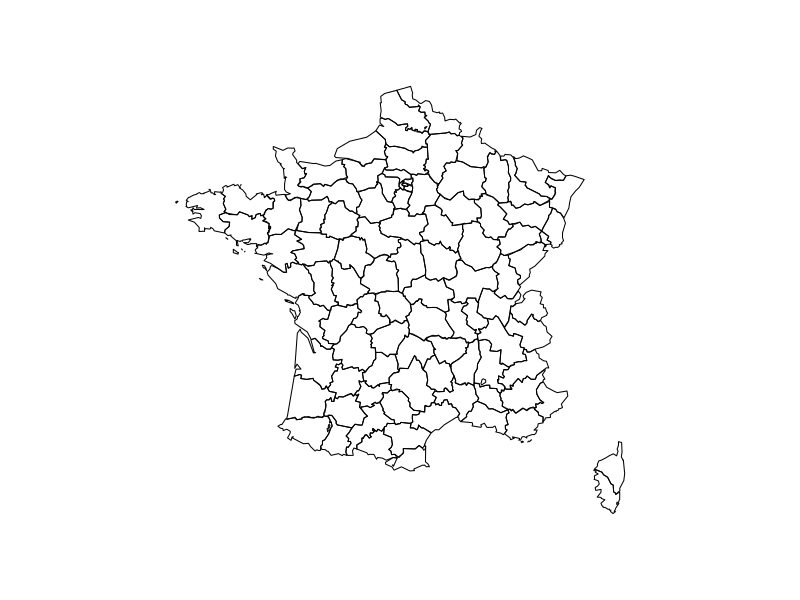
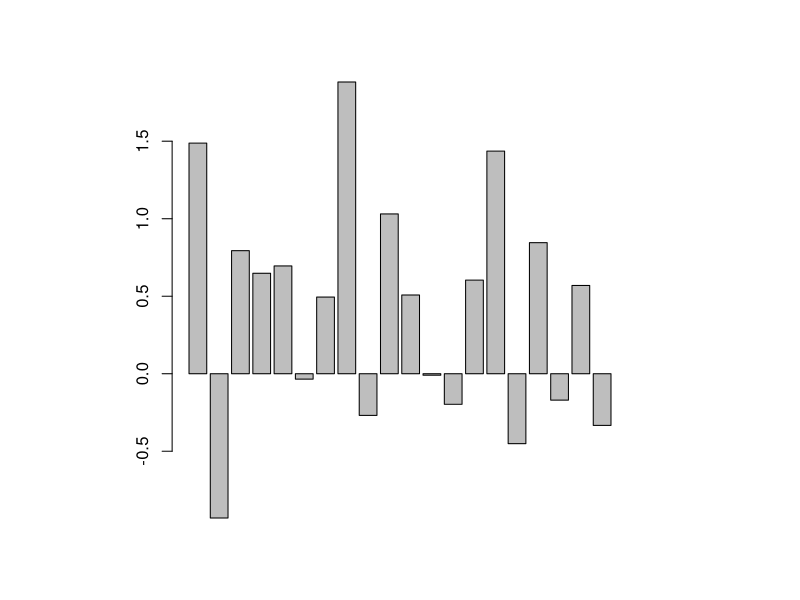
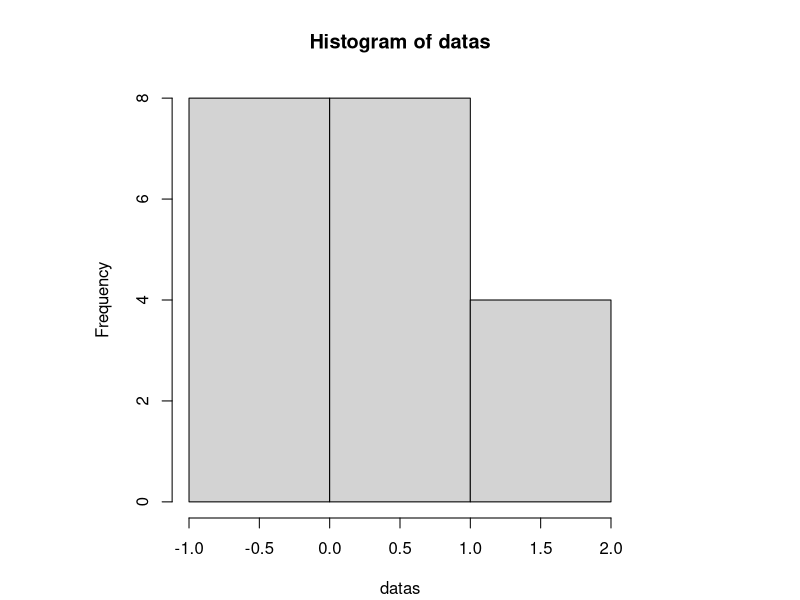
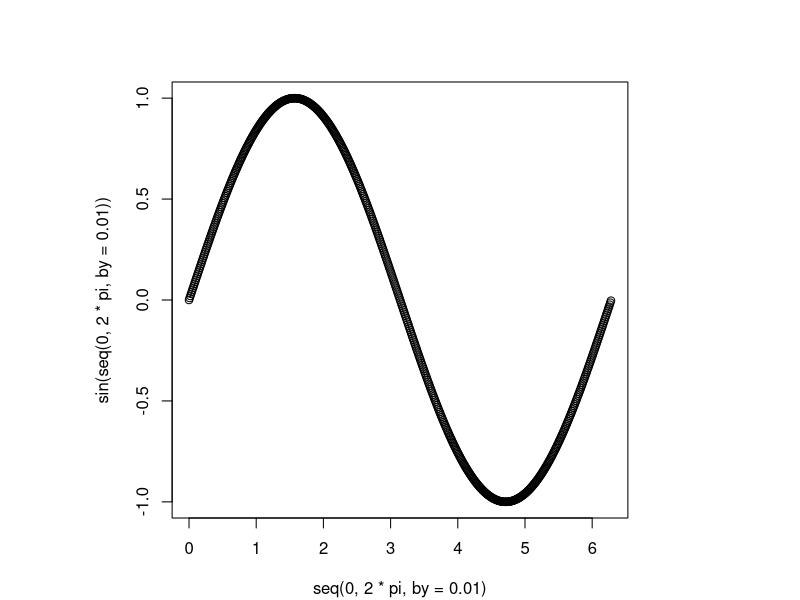

Write R code to recreate these figures, in order.
# https://github.com/BreizhHardware/TD-R/tree/main/Big%20Data/TP1

v1 <- c(175, 182, 165, 187, 158)
v2 <- c(19, 18, 21, 22, 20)
tableau <- data.frame(taille=v1,age=v2)
names(tableau)
print(tableau$taille)
summary(tableau)
write.table(tableau, "sortie.csv", sep=";")

options(repos = c(CRAN = "https://cran.irsn.fr/"))
# install.packages("maps")
library(maps)
map("france")

datas <- rnorm(20)
barplot(datas)
hist(datas, nclass=4)
plot(seq(0,2*pi,by=0.01), sin(seq(0,2*pi,by=0.01)))
